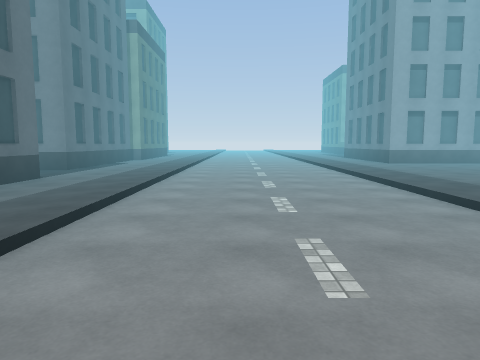
[1] (above)

16 first-person views from a walk through a scene from a Unity 3-D project. The camera is 1.4 m above the floor, tilts 6° down and sees 70° across. The floor is counted in squares, 2 m on a side. Each view is taken from the middle of a square. On the plan, view 1 faces up. The plan holds only what a view shows up to about 11 squares ahead; the rest is blank. The place goes on beyond the plan. The player is left out. Some animated figures are left out. Surface patterns are stand-ins for the level's own textures.

[2]
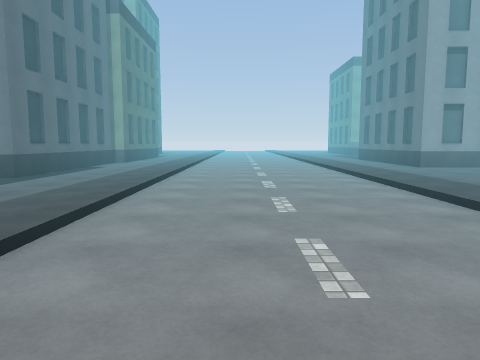

[3]
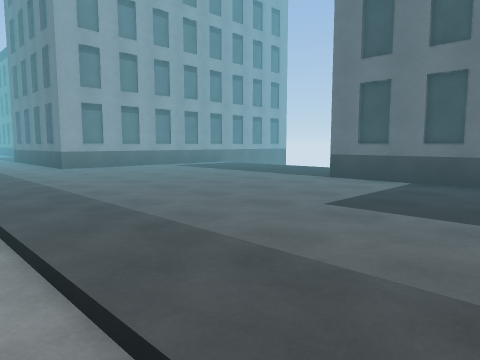

[4]
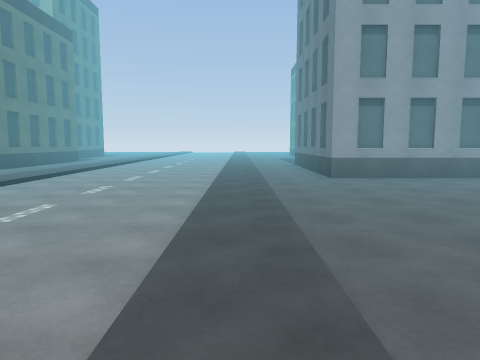

[5]
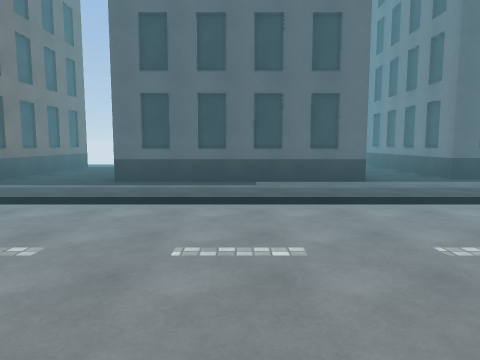

[6]
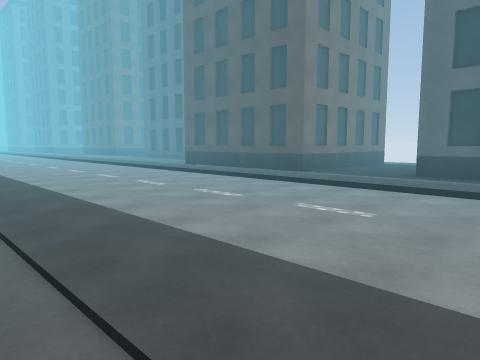

[7]
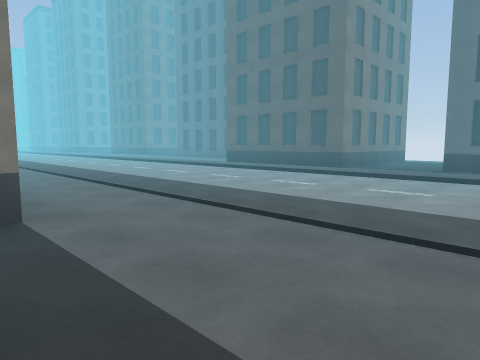

[8]
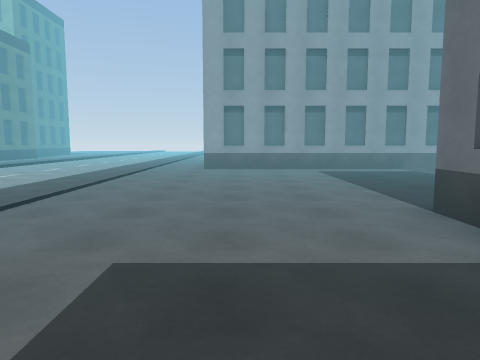

[9]
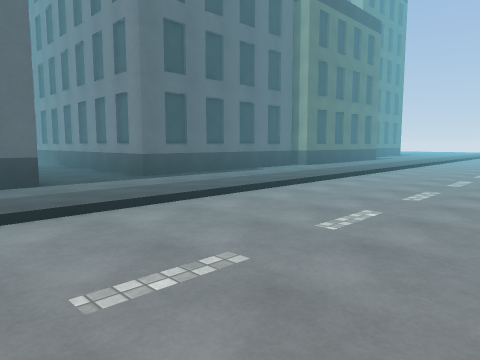

[10]
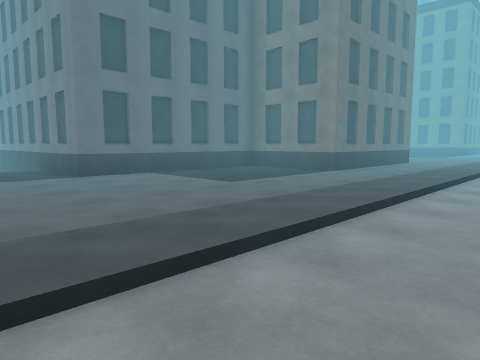

[11]
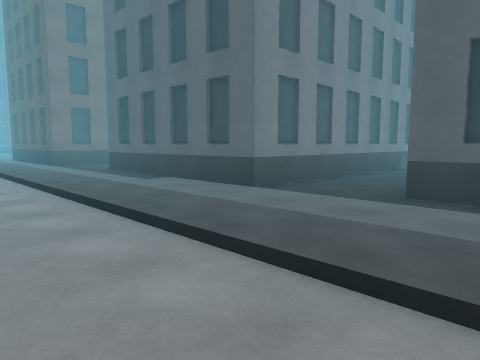

[12]
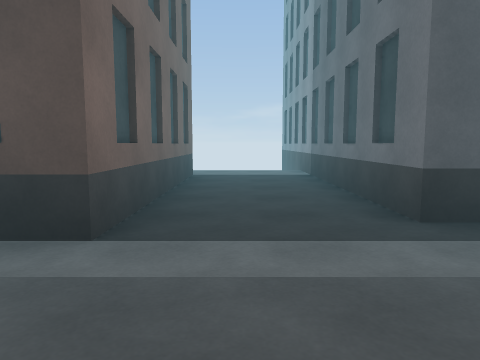

[13]
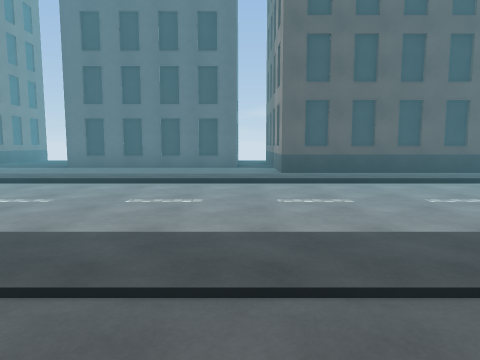

[14]
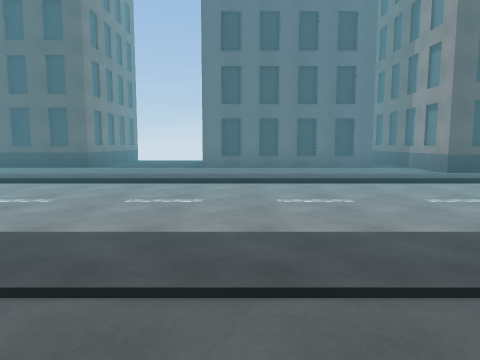

[15]
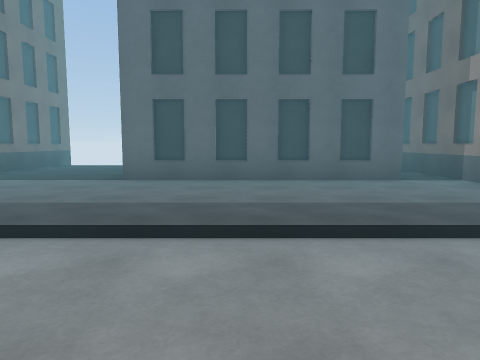

[16]
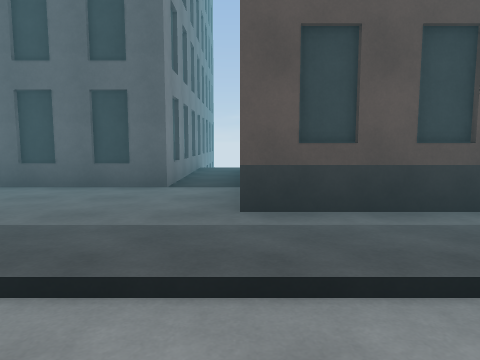

### Floor plan
Points are (right, up) in squares from view 1. A wall is a line through its corners. A room is listed if a view was taken in it or the views show most of it. See-through windows are left out.
Room 1 (views 1, 2, 3, 4, 5, 6, 7, 8, 9, 10, 11, 12, 13, 14, 15, 16)
walls: (5.2, -3.5) (5.2, 0.5) (8, 0.5) (8, 5.5) (11.5, 5.5); (-8.2, -1) (-3.3, -1) (-3.3, -6) (-7.6, -6); (-10.4, -7.1) (-5.1, -7.1) (-5.1, -12.1); (-10.5, 6.5) (-3.8, 6.5) (-3.8, 1.5) (-10.5, 1.5); (-4.3, 13.6) (-4.3, 8.5) (-10.1, 8.5); (11.5, 11.5) (5, 11.5) (5, 15); (-4, 15.1) (-4, 13.9) (-4.6, 13.9); (-10.1, -15.5) (-5.1, -15.5) (-5.1, -17.5)

Positions as (right, up) in squares from view 1, and headings:
1: (0, 0), facing up
2: (0, 2), facing up
3: (2, 2), facing up-right
4: (3, 4), facing up
5: (3, 4), facing left
6: (4, 4), facing down-left
7: (6, 4), facing down-left
8: (6, 2), facing up
9: (2, 5), facing up-left
10: (1, 8), facing down-right
11: (0, 10), facing down-left
12: (-1, 0), facing left
13: (5, -7), facing left
14: (5, -11), facing left
15: (1, -10), facing left
16: (0, -6), facing left
